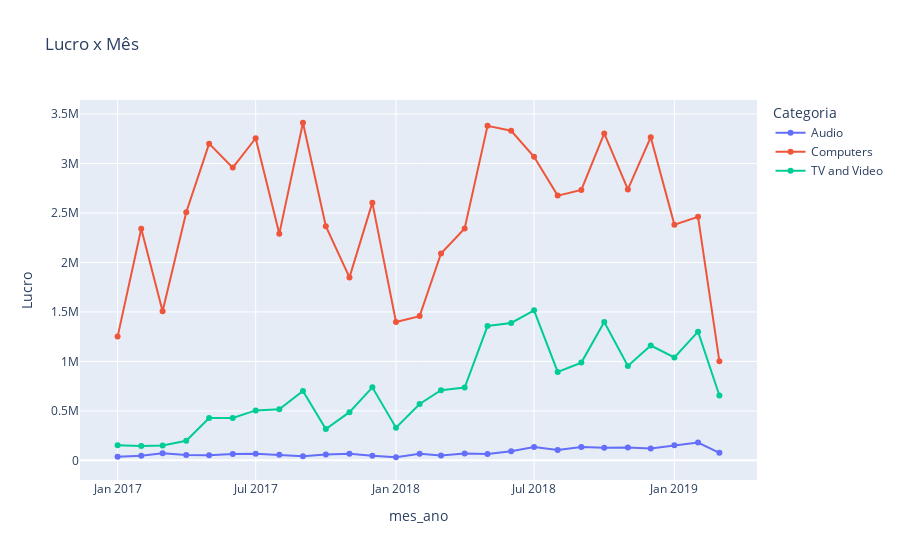

Notebook code cell kept with this figure:
### Code cell
linhas = px.line(lucro_mes_categoria, x="mes_ano", y="Lucro", title="Lucro x Mês",
                 color="Categoria", markers=True)
linhas.show()

### Figure 1 — Plotly figure (JSON) as saved in the notebook; plotly's stock layout.template omitted (floating-point values rounded to 4 significant figures)
{"data": [{"hovertemplate": "Categoria=Audio<br>mes_ano=%{x}<br>Lucro=%{y}<extra></extra>", "legendgroup": "Audio", "line": {"color": "#636efa", "dash": "solid"}, "marker": {"symbol": "circle"}, "mode": "markers+lines", "name": "Audio", "orientation": "v", "showlegend": true, "type": "scatter", "x": ["2017-01", "2017-02", "2017-03", "2017-04", "2017-05", "2017-06", "2017-07", "2017-08", "2017-09", "2017-10", "2017-11", "2017-12", "2018-01", "2018-02", "2018-03", "2018-04", "2018-05", "2018-06", "2018-07", "2018-08", "2018-09", "2018-10", "2018-11", "2018-12", "2019-01", "2019-02", "2019-03"], "xaxis": "x", "y": [36610.0, 47090.0, 72920.0, 55130.0, 51390.0, 65620.0, 67270.0, 55840.0, 40550.0, 60530.0, 67240.0, 45740.0, 31540.0, 66970.0, 50050.0, 70270.0, 64060.0, 93030.0, 135400.0, 106000.0, 134000.0, 128200.0, 130900.0, 119800.0, 151800.0, 180200.0, 76150.0], "yaxis": "y"}, {"hovertemplate": "Categoria=Computers<br>mes_ano=%{x}<br>Lucro=%{y}<extra></extra>", "legendgroup": "Computers", "line": {"color": "#EF553B", "dash": "solid"}, "marker": {"symbol": "circle"}, "mode": "markers+lines", "name": "Computers", "orientation": "v", "showlegend": true, "type": "scatter", "x": ["2017-01", "2017-02", "2017-03", "2017-04", "2017-05", "2017-06", "2017-07", "2017-08", "2017-09", "2017-10", "2017-11", "2017-12", "2018-01", "2018-02", "2018-03", "2018-04", "2018-05", "2018-06", "2018-07", "2018-08", "2018-09", "2018-10", "2018-11", "2018-12", "2019-01", "2019-02", "2019-03"], "xaxis": "x", "y": [1250000.0, 2341000.0, 1507000.0, 2507000.0, 3201000.0, 2958000.0, 3255000.0, 2289000.0, 3411000.0, 2366000.0, 1849000.0, 2604000.0, 1398000.0, 1458000.0, 2090000.0, 2343000.0, 3380000.0, 3331000.0, 3067000.0, 2675000.0, 2733000.0, 3304000.0, 2737000.0, 3266000.0, 2382000.0, 2461000.0, 1000000.0], "yaxis": "y"}, {"hovertemplate": "Categoria=TV and Video<br>mes_ano=%{x}<br>Lucro=%{y}<extra></extra>", "legendgroup": "TV and Video", "line": {"color": "#00cc96", "dash": "solid"}, "marker": {"symbol": "circle"}, "mode": "markers+lines", "name": "TV and Video", "orientation": "v", "showlegend": true, "type": "scatter", "x": ["2017-01", "2017-02", "2017-03", "2017-04", "2017-05", "2017-06", "2017-07", "2017-08", "2017-09", "2017-10", "2017-11", "2017-12", "2018-01", "2018-02", "2018-03", "2018-04", "2018-05", "2018-06", "2018-07", "2018-08", "2018-09", "2018-10", "2018-11", "2018-12", "2019-01", "2019-02", "2019-03"], "xaxis": "x", "y": [154000.0, 146300.0, 151500.0, 197800.0, 426900.0, 428700.0, 504900.0, 515700.0, 700800.0, 316100.0, 487500.0, 738200.0, 329800.0, 569700.0, 709700.0, 736500.0, 1357000.0, 1389000.0, 1516000.0, 893800.0, 987900.0, 1399000.0, 953500.0, 1161000.0, 1040000.0, 1300000.0, 655200.0], "yaxis": "y"}], "layout": {"legend": {"title": {"text": "Categoria"}, "tracegroupgap": 0}, "title": {"text": "Lucro x Mês"}, "xaxis": {"anchor": "y", "domain": [0, 1], "title": {"text": "mes_ano"}}, "yaxis": {"anchor": "x", "domain": [0, 1], "title": {"text": "Lucro"}}}}
